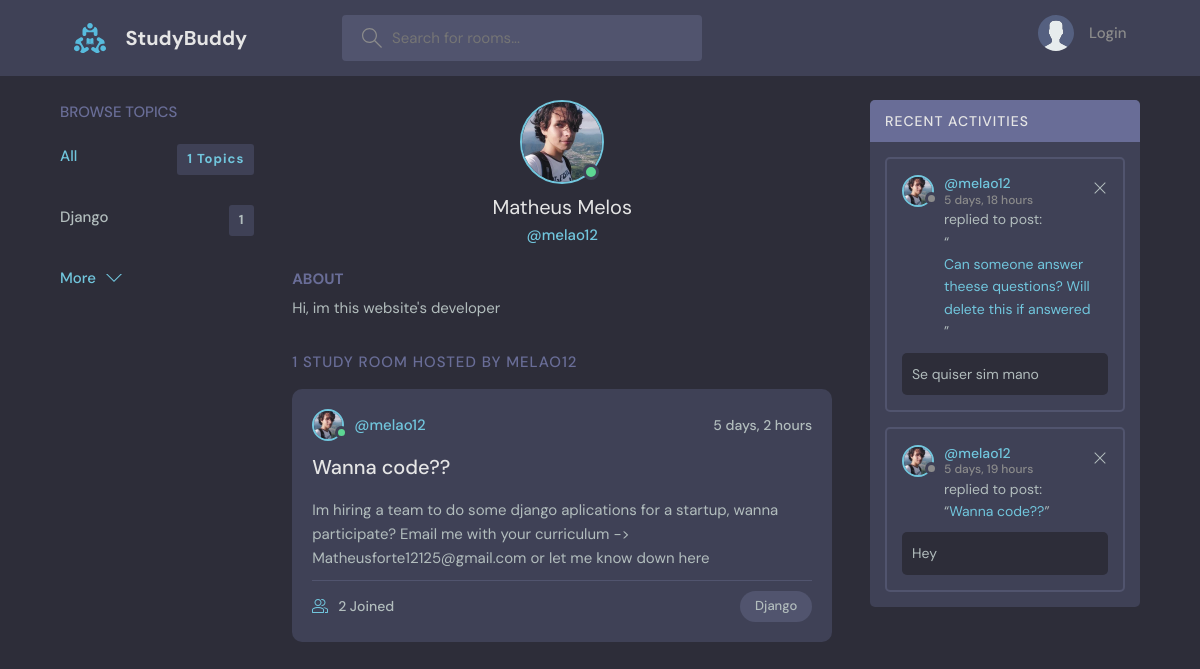
Page /profile/1/ on the committed database.
### base/models.py (models this page shows)
class Topic(models.Model):
    name = models.CharField(max_length=200)
    def __str__(self):
        return self.name

class User(AbstractUser):
    name = models.CharField(max_length=200, null=True)
    email = models.EmailField(null=True, unique=True)
    bio = models.TextField(null=True)
    avatar = models.ImageField(null=True, default="avatar.svg")
    USERNAME_FIELD = 'email'
    REQUIRED_FIELDS = ['username']

class Room(models.Model):
    host = models.ForeignKey(User, on_delete=models.SET_NULL, null=True)
    topic = models.ForeignKey(Topic, on_delete=models.SET_NULL, null=True)
    name = models.CharField(max_length=200)
    participants = models.ManyToManyField(User, related_name='participants', blank=True)
    description = models.TextField(null=True, blank=True)
    updated = models.DateTimeField(auto_now=True)
    created = models.DateTimeField(auto_now_add=True)
    class Meta:
        ordering = ['-updated', '-created']
    def __str__(self):
        return self.name

class Message(models.Model): # Mensagem que poderá ser escrita dentro de uma sala
    user = models.ForeignKey(User, on_delete=models.CASCADE)
    room = models.ForeignKey(Room, on_delete=models.CASCADE)
    body = models.TextField() # A mensagem em si
    updated = models.DateTimeField(auto_now=True)
    created = models.DateTimeField(auto_now_add=True)
    class Meta:
        ordering = ['-updated', '-created']
    def __str__(self):
        return self.body[0:50]

### base/views.py (the view)
# urls.py: path('profile/<str:pk>/', views.userProfile, name='profile'),
def userProfile(request, pk):
    request.session['last_url'] = request.path
    user = User.objects.get(id=pk)
    USER_ROOMS = user.room_set.all()
    rooms_filtered = user.room_set.all() # Pega todos os objetos filhos room pertencentes a usuário
    q = request.GET.get('q', '')
    messages = user.message_set.filter(room__topic__name__icontains=q)[0:5] # Pega todos os objetos filhos message pertencentes a usuário
    if q != '': # Evita fazer duas queries caso nenhum filtro esteja selecionado
        rooms_filtered = rooms_filtered.filter(Q(topic__name__icontains=q) | Q(name__icontains=q))
    hash_topic = {}
    for room in USER_ROOMS:
        hash_topic[room.topic.name] = 0
    for room in USER_ROOMS:
        if str(room.topic) in str(hash_topic.keys()):
            hash_topic[str(room.topic)] += 1
    context = {'user': user, 'rooms': rooms_filtered, 'topics': hash_topic, 'chat_messages': messages, 'selected_topic': q}
    return render(request, 'base/partial/profile.html', context=context)

### base/templates/base/partial/profile.html (shortened to what this page needs)
{% extends '../global/main.html' %}
{% block content %}
<body>
  <main class="profile-page layout layout--3">
    <div class="container">
      {% include "base/partial/topic_component.html" %}
      <div class="roomList">
        <div class="profile">
          <div class="profile__avatar">
            <div class="avatar avatar--large active">
              <img src="{{user.avatar.url}}" />
            </div>
          </div>
          <div class="profile__info">
            <h3>{{user.name}}</h3>
            <p>@{{user.username}}</p>
          </div>
          <div class="profile__about">
            <h3>About</h3>
            <p>
              {{user.bio}}
            </p>
          </div>
        </div>
        <div class="roomList__header">
          <div>
            {% if rooms.count != 1 %}
              <h2> {{rooms.count}} {{selected_topic}} Study Rooms Hosted by {{user.username}}</a>
            {% else %}
            <h2> {{rooms.count}} {{selected_topic}} Study Room Hosted by {{user.username}}</a>
            {% endif %}
            </h2>
          </div>
        </div>
        {% include "base/partial/feed_component.html" %}
      </div>
      {% include "base/partial/activity_component.html" %}
    </div>
  </main>
</body>
{% endblock %}

### base/templates/base/global/main.html (shortened to what this page needs)
{% load static %}
<!DOCTYPE html>
<html lang="en">
  <head>
    <link rel="stylesheet" href="{% static 'styles/style.css' %}" />
  </head>
  <body>
    {% include "../partial/navbar.html" %}
    {% block content %}{% endblock %}
  </body>
</html>

### base/templates/base/partial/navbar.html (shortened to what this page needs)
{% load static %}
{% block content %}
<header class="header header--loggedIn">
    <div class="container">
      <a href="{% url 'home' %}" class="header__logo">
        <img src="{% static 'images/logo.svg' %}" />
        <h1>StudyBuddy</h1>
      </a>
      <form class="header__search" method="GET" action="{% url 'home' %}">
        <label>
          <input name="q" placeholder="Search for rooms..." />
        </label>
      </form>
      <nav class="header__menu">
        {% if request.user.is_authenticated %}
        <div class="header__user">
          <a href="{% url 'profile' request.user.id %}">
            <div class="avatar avatar--medium active">
              <img src="{{request.user.avatar.url}}" />
            </div>
            <p>{{request.user.name}} <span>@{{request.user.username}}</span></p>
          </a>
          <button class="dropdown-button">
            <svg version="1.1" xmlns="http://www.w3.org/2000/svg" width="32" height="32" viewBox="0 0 32 32">
              <title>chevron-down</title>
              <path d="M16 21l-13-13h-3l16 16 16-16h-3l-13 13z"></path>
            </svg>
          </button>
        </div>
        <div class="dropdown-menu">
          <a href="settings.html" class="dropdown-link"
            ><svg version="1.1" xmlns="http://www.w3.org/2000/svg" width="32" height="32" viewBox="0 0 32 32">
              <title>tools</title>
              <path
                d="M27.465 32c-1.211 0-2.35-0.471-3.207-1.328l-9.392-9.391c-2.369 0.898-4.898 0.951-7.355 0.15-3.274-1.074-5.869-3.67-6.943-6.942-0.879-2.682-0.734-5.45 0.419-8.004 0.135-0.299 0.408-0.512 0.731-0.572 0.32-0.051 0.654 0.045 0.887 0.277l5.394 5.395 3.586-3.586-5.394-5.395c-0.232-0.232-0.336-0.564-0.276-0.887s0.272-0.596 0.572-0.732c2.552-1.152 5.318-1.295 8.001-0.418 3.274 1.074 5.869 3.67 6.943 6.942 0.806 2.457 0.752 4.987-0.15 7.358l9.392 9.391c0.844 0.842 1.328 2.012 1.328 3.207-0 2.5-2.034 4.535-4.535 4.535zM15.101 19.102c0.26 0 0.516 0.102 0.707 0.293l9.864 9.863c0.479 0.479 1.116 0.742 1.793 0.742 1.398 0 2.535-1.137 2.535-2.535 0-0.668-0.27-1.322-0.742-1.793l-9.864-9.863c-0.294-0.295-0.376-0.74-0.204-1.119 0.943-2.090 1.061-4.357 0.341-6.555-0.863-2.631-3.034-4.801-5.665-5.666-1.713-0.561-3.468-0.609-5.145-0.164l4.986 4.988c0.391 0.391 0.391 1.023 0 1.414l-5 5c-0.188 0.188-0.441 0.293-0.707 0.293s-0.52-0.105-0.707-0.293l-4.987-4.988c-0.45 1.682-0.397 3.436 0.164 5.146 0.863 2.631 3.034 4.801 5.665 5.666 2.2 0.721 4.466 0.604 6.555-0.342 0.132-0.059 0.271-0.088 0.411-0.088z"
              ></path>
            </svg>
            Settings</a
          >
          <a href="{% url 'logout' %}" class="dropdown-link"
            ><svg version="1.1" xmlns="http://www.w3.org/2000/svg" width="32" height="32" viewBox="0 0 32 32">
              <title>sign-out</title>
              <path
                d="M3 0h22c0.553 0 1 0 1 0.553l-0 3.447h-2v-2h-20v28h20v-2h2l0 3.447c0 0.553-0.447 0.553-1 0.553h-22c-0.553 0-1-0.447-1-1v-30c0-0.553 0.447-1 1-1z"
              ></path>
              <path
                d="M21.879 21.293l1.414 1.414 6.707-6.707-6.707-6.707-1.414 1.414 4.293 4.293h-14.172v2h14.172l-4.293 4.293z"
              ></path>
            </svg>
            Logout</a
          >
        {% else %}
        <a href="{% url 'login' %}">
          <img src="{% static 'images/avatar.svg' %}" />
          <p>Login</p>
        </a>
        {% endif %}
        </div>
  </header>
{% endblock %}

### base/templates/base/partial/topic_component.html
{% block content %}
<div class="topics">
    <div class="topics__header">
      <h2>Browse Topics</h2>
    </div>
    <ul class="topics__list">
      <li>
        {% if request.path == "/" %}
        <a href="{% url 'home' %}" class="active">All <span>{{topics.count}} Topics</span></a>
        {% else %}
        <a href="{% url 'profile' user.id %}" class="active">All <span>{{topics.items|length}} Topics</span></a>
        {% endif %}
      </li>
      {% if request.path == "/" %}
        {% for topic in topics %}
        <li>
          <a href="{% url 'home' %}?q={{topic.name}}">{{topic.name}}<span>{{topic.room_set.all.count}}</span></a>
        </li>
        {% endfor %}
      {% else %}
        {% for topic, topic_quant in topics.items %}
        <li>
          <a href="{% url 'profile' user.id %}?q={{topic}}">{{topic}}<span>{{topic_quant}}</span></a>
        </li>
        {% endfor %}
      {% endif %}
    </ul>
    <a class="btn btn--link" href="topics.html">
      More
      <svg version="1.1" xmlns="http://www.w3.org/2000/svg" width="32" height="32" viewBox="0 0 32 32">
        <title>chevron-down</title>
        <path d="M16 21l-13-13h-3l16 16 16-16h-3l-13 13z"></path>
      </svg>
    </a>
  </div>
{% endblock %}

### base/templates/base/partial/feed_component.html (shortened to what this page needs)
{% block content %}
<div class="roomList">
    {% for room in rooms %}
    <div class="roomListRoom">
      <div class="roomListRoom__header">
        <a href="{% url 'profile' room.host.id %}" class="roomListRoom__author">
          <div class="avatar avatar--small active">
            <img src="{{room.host.avatar.url}}" />
          </div>
          <span>@{{room.host.username}}</span>
        </a>
        <div class="roomListRoom__actions">
          <span>{{room.updated|timesince}}</span>
        </div>
      </div>
      <div class="roomListRoom__content">
        <a href="{% url 'room' room.id %}">{{room}}</a>
        <p>
          {{room.description}}
        </p>
      </div>
      <div class="roomListRoom__meta">
        <a class="roomListRoom__joined">
          {{room.participants.all.count}} Joined
        </a>
        <p class="roomListRoom__topic">{{room.topic}}</p>
      </div>
    </div>
    {% endfor %}
  </div>
{% endblock %}

### base/templates/base/partial/activity_component.html
{% block content %}
<div class="activities">
    <div class="activities__header">
      <h2>Recent Activities</h2>
    </div>
    {% for chat_message in chat_messages %}
    <div class="activities__box">
      <div class="activities__boxHeader roomListRoom__header">
        <a href="{% url 'profile' chat_message.user.id %}" class="roomListRoom__author">
          <div class="avatar avatar--small">
            <img src="{{chat_message.user.avatar.url}}" />
          </div>
          <p>
            @{{ chat_message.user.username }}
            <span>{{chat_message.updated|timesince}}</span>
          </p>
        </a>
        <div class="roomListRoom__actions">
          <a href="#">
            <svg version="1.1" xmlns="http://www.w3.org/2000/svg" width="32" height="32" viewBox="0 0 32 32">
              <title>remove</title>
              <path
                d="M27.314 6.019l-1.333-1.333-9.98 9.981-9.981-9.981-1.333 1.333 9.981 9.981-9.981 9.98 1.333 1.333 9.981-9.98 9.98 9.98 1.333-1.333-9.98-9.98 9.98-9.981z"
              ></path>
            </svg>
          </a>
        </div>
      </div>
      <div class="activities__boxContent">
        <p>replied to post: <br> “<a href="{% url 'room' chat_message.room.id %}">{{chat_message.room}}</a>”</p>
        <div class="activities__boxRoomContent">
          {{chat_message}}
        </div>
      </div>
    </div>
    {% endfor %}
  </div>
{% endblock %}

### rows in the picture
Topic: topics "Django"
User: avatar (picture), name "Matheus Melos", username "melao12", bio "Hi, im this website's developer", username "MELAO12"
Room: host.avatar (picture), host.username "melao12", updated "5 days, 2 hours", name "Wanna code??", description "Im hiring a team to do some django aplications for a startup, wanna participate? Email me with your curriculum -> Matheusforte12125@gmail.com or let me know down here", participants.all.count "2", topic "Django"
Message: user.avatar (picture), user.username "melao12", updated "5 days, 18 hours", room "Can someone answer theese questions? Will delete this if answered", body "Se quiser sim mano"
Message: user.avatar (picture), user.username "melao12", updated "5 days, 19 hours", room "Wanna code??", body "Hey"

### other values in the picture
{{ topics.items|length }} "1"
{{ topic_quant }} "1"
{{ rooms.count }} "1"
